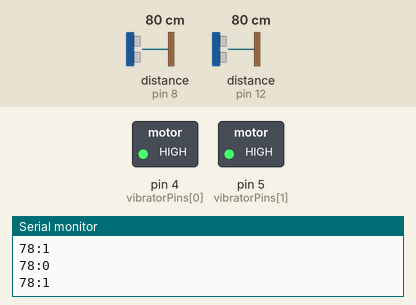
Bench run of a sketch on a simulated Arduino Uno, built with avr-gcc and run on an emulated ATmega328P. On the bench: switched loads named in the sketch (green lamp = pin HIGH), the last lines printed to the serial monitor. Wiring (inferred from the names in the program): 2 × ultrasonic range finder: trigger pin 7, echo pin 8 / trigger pin 11, echo pin 12. Dashed ring = blinking. The test bench sets the inputs (shaded band); at power-on: distance to the obstacle (sensors on pin 8, pin 12) 80 cm. The echo pulse lasts 58.3 µs per cm; pins used as bus, display or sensor lines are not drawn.

Above: at 1.2 s.
1.3 s: distance to the obstacle (sensor on pin 8) set to 9 cm
At 1.75 s:
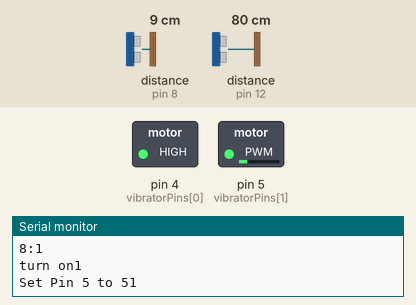
4.3 s: distance to the obstacle (sensor on pin 12) set to 2 cm
At 4.9 s:
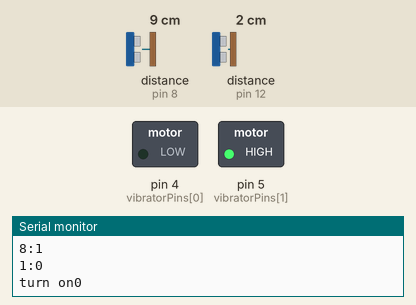
7.3 s: distance to the obstacle (sensor on pin 12) set to 250 cm
At 7.52 s:
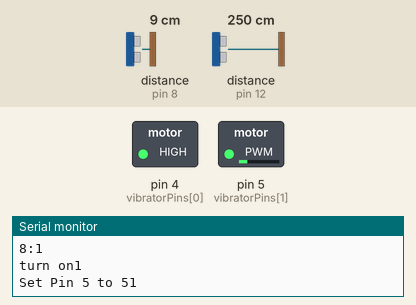
10.3 s: distance to the obstacle (sensor on pin 8) set to 60 cm
At 10.47 s:
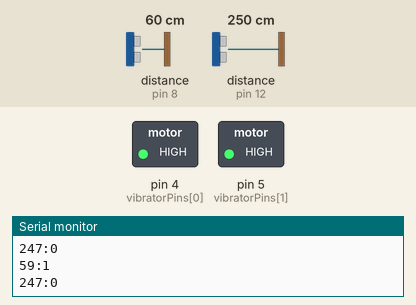
13.3 s: distance to the obstacle (sensor on pin 12) set to 258 cm
16.3 s: distance to the obstacle (sensor on pin 12) set to 60 cm
At 16.54 s:
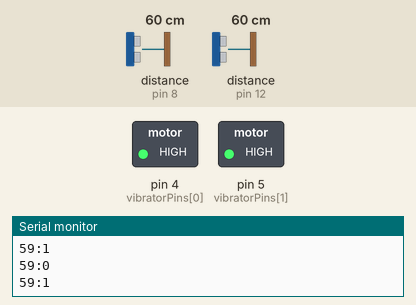
Timing chart, 0 to 20.3 s (numbered marks = the images above; inputs shaded):
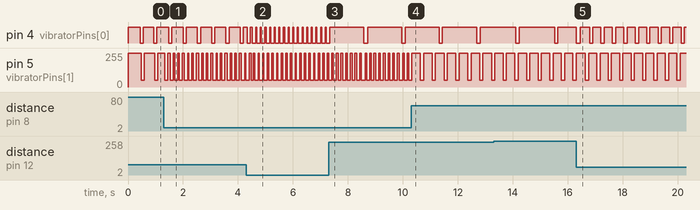

The sketch:

echotech.ino
```cpp
/*
 * The Arduino Source for a distance sensing collar
 *
 * A project done during the Fashion Tech in Berlin 2016.04.30
 *
 * Two sonars connect to a vibration each to give a physical sense
 * of the distance in two directions.
 *
 * The project is a Cooperation between Stefanie Muehlbacher, Rasmus Hedin and Sonja Rattay
 * stefanie.muehlbacher gmx.de
 * rasmus blockzero.se
 * sonja blockzero.se
 * respectively
 *
 * For more information and connected scheme www.blockzero.se/echotech
 *
 * This code is in the public domain.
 */


#define ACTIVATE_VIBRATORS 1  //< Use vibrators (as opposed to only printout)
#define TIME_FACTOR 5         //< A multiplication factor to convert from distance input to milliseconds vibration
#define TIME_ON 20            //< A relative time the vibrator is on during a 'spur'
#define NBR_VIBRATORS 2       //< Number of vibrators used
#define NBR_SONARS 2          //< Number of sonars used


int timeElapsedSinceSwitch[NBR_VIBRATORS];    //< Time since we switched the vibrator on/off
bool currentStates[NBR_VIBRATORS];            //< Is the Vibrator on or off


int vibratorPins[NBR_VIBRATORS]   = { 4,  5}; //< The pins used for the vibrators
int sonarTrigPins[NBR_SONARS]     = {11,  7}; //< The pins used to trigger the sonars
int sonarResponsePins[NBR_SONARS] = {12,  8}; //< THe pins used to read from the sonars

/*
  TODO:

  Make structs


*/


/*
 * Ping a particular Sonar for it's distance value
 */
int calculateDistance(int sonarId){

  int duration, distance;
  if( sonarId >= NBR_SONARS ){
    //If the sonar doesn't exist reply a default "pretty far away"
    return 400;
  }

  //Set trigger to low
  digitalWrite(sonarTrigPins[sonarId], LOW);
  delayMicroseconds(2);

  //Set trigger to high
  digitalWrite(sonarTrigPins[sonarId], HIGH);
  delayMicroseconds(10);

  //Set trigger to low again
  digitalWrite(sonarTrigPins[sonarId], LOW);

  //Send a high pulse in
  duration = pulseIn(sonarResponsePins[sonarId], HIGH);
  distance= duration*0.034/2;

#if 0
  Serial.print("****************");
  Serial.println(distance);
#endif

  return distance;
}

void setup() {
  int i;

  Serial.begin(9600);
  Serial.println("SetupStart");

  for(i = 0; i < NBR_SONARS; i++){
    pinMode(sonarTrigPins[i], OUTPUT);
    pinMode(sonarResponsePins[i], INPUT);
  }

  for(i = 0; i < NBR_VIBRATORS; i++){
    timeElapsedSinceSwitch[i] = 0;
    setVibratorState( i, false);
  }

  Serial.println("SetupDone");

}


int startTime = millis();
int lastTime = 0;

#define MIN_VIBRATION_TO_NOT_FRY (255*0.2)

void setVibratorState( int vibId, bool newState ){
  int newPinValue;

  if( vibId > NBR_VIBRATORS){
    Serial.println("WARNING: TRying to set a pin not in use!");
    return;
  }

  if( vibId > NBR_VIBRATORS){
    Serial.println("WARNING: Trying to set a pin not in use!");
    return;
  }

  if(newState){
    newPinValue = MIN_VIBRATION_TO_NOT_FRY;  }
  else {
    newPinValue = 255;
  }

  Serial.print("Set Pin ");
  Serial.print(vibratorPins[vibId]);
  Serial.print(" to ");
  Serial.println(newPinValue);


#if ACTIVATE_VIBRATORS
  if(newPinValue >= MIN_VIBRATION_TO_NOT_FRY){
    analogWrite(vibratorPins[vibId], newPinValue);
  }
#endif

  currentStates[vibId] = newState;
}


void evaluateVibrator(int vibId){
  int adjustedTime  = timeElapsedSinceSwitch[vibId] / TIME_FACTOR;

  //Use the vibrator ID as ID
  int distance = calculateDistance(vibId);

  Serial.print(distance);
  Serial.print(":");
  Serial.println(vibId);

  //Check current status
  if(currentStates[vibId]){
    if( adjustedTime > TIME_ON ){
      Serial.print("turn off");
      Serial.println(vibId);

      setVibratorState( vibId, false);
      timeElapsedSinceSwitch[vibId] = 0;
    }
  }
  else {
    if( adjustedTime > distance ){
      Serial.print("turn on");
      Serial.println(vibId);

      setVibratorState( vibId, true);
      timeElapsedSinceSwitch[vibId] = 0;
    }
  }
}

void loop() {
  int deltaTime;
  int i;

  startTime = millis();

  deltaTime = startTime - lastTime;
  lastTime = startTime;

  for( i = 0; i <  NBR_VIBRATORS; i++ ){
    timeElapsedSinceSwitch[i] += deltaTime;
    evaluateVibrator( i );
  }
}
```

Measured:
- after the input at 1.3 s, pin 5 (vibratorPins[1]): alternates 255/255 for 0.05 s and 51/255 for 0.11 s, starting at once
- after the input at 4.3 s, pin 4 (vibratorPins[0]): alternates HIGH for 0.04 s and LOW for 0.13 s, starting at once
- after the input at 7.3 s, pin 4 (vibratorPins[0]): alternates HIGH for 1.2 s and LOW for 0.14 s, starting after 1.3 s
- after the input at 10.3 s, pin 5 (vibratorPins[1]): alternates 255/255 for 0.31 s and 51/255 for 0.12 s, starting after 0.34 s
- after the input at 16.3 s, pin 4 (vibratorPins[0]): alternates HIGH for 0.30 s and LOW for 0.12 s, starting at once
- by itself, pin 4 (vibratorPins[0]): alternates HIGH for 0.40 s and LOW for 0.12 s
- by itself, pin 5 (vibratorPins[1]): alternates 255/255 for 0.39 s and 51/255 for 0.11 s
